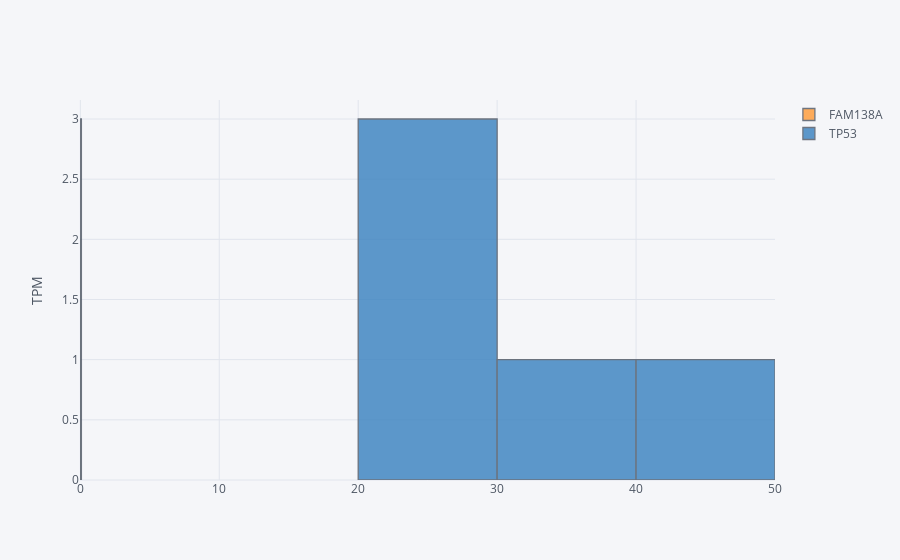

Notebook cell for this chart:
### Code cell
gtt.head().iplot(kind='hist', yTitle='TPM')

### Figure 1 — Plotly figure (JSON) as saved in the notebook; plotly's stock layout.template omitted (floating-point values rounded to 4 significant figures)
{"data": [{"histfunc": "count", "histnorm": "", "marker": {"color": "rgba(255, 153, 51, 1.0)", "line": {"color": "#4D5663", "width": 1.3}}, "name": "FAM138A", "opacity": 0.8, "orientation": "v", "type": "histogram", "uid": "b6223f87-4a61-4e2e-bdf2-fe94f3a6d550", "x": [0.05045, 0, 0.02945, 0.0326, 0]}, {"histfunc": "count", "histnorm": "", "marker": {"color": "rgba(55, 128, 191, 1.0)", "line": {"color": "#4D5663", "width": 1.3}}, "name": "TP53", "opacity": 0.8, "orientation": "v", "type": "histogram", "uid": "ea3df2b4-4d1f-4899-acf2-2a108849e756", "x": [24.98, 35.05, 40.62, 29.15, 20.39]}], "layout": {"barmode": "overlay", "legend": {"bgcolor": "#F5F6F9", "font": {"color": "#4D5663"}}, "paper_bgcolor": "#F5F6F9", "plot_bgcolor": "#F5F6F9", "title": {"font": {"color": "#4D5663"}}, "xaxis": {"gridcolor": "#E1E5ED", "showgrid": true, "tickfont": {"color": "#4D5663"}, "title": {"font": {"color": "#4D5663"}, "text": ""}, "zerolinecolor": "#E1E5ED"}, "yaxis": {"gridcolor": "#E1E5ED", "showgrid": true, "tickfont": {"color": "#4D5663"}, "title": {"font": {"color": "#4D5663"}, "text": "TPM"}, "zerolinecolor": "#E1E5ED"}}}
